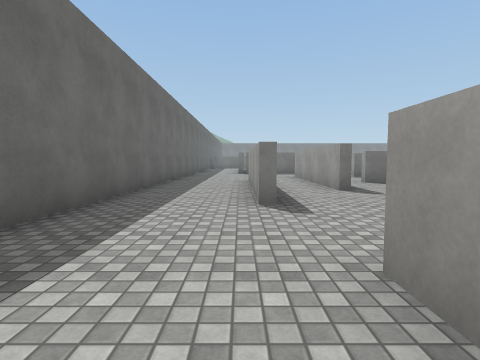
[1] (above)

24 first-person views from a walk through a 3-D level made in the Unity game engine. The camera is 1.3 m above the floor, tilts 4° down and sees 80° across. The floor is counted in squares, 2 m on a side. Each view is taken from the middle of a square. On the plan, view 1 faces up. The plan holds only what a view shows up to about 9 squares ahead; the rest is blank. The place goes on beyond the plan. The player character is not drawn. Surface patterns are stand-ins for the level's own textures.

[2]
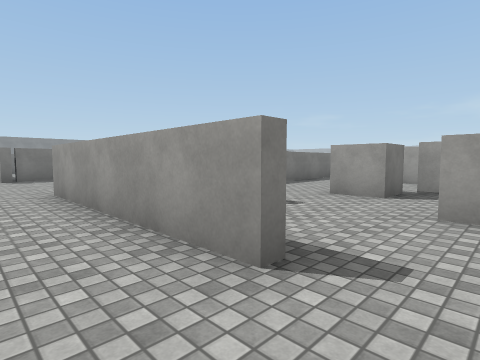

[3]
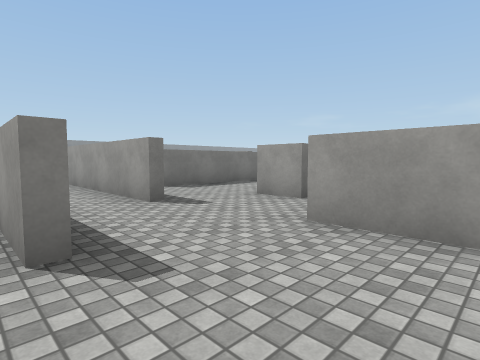

[4]
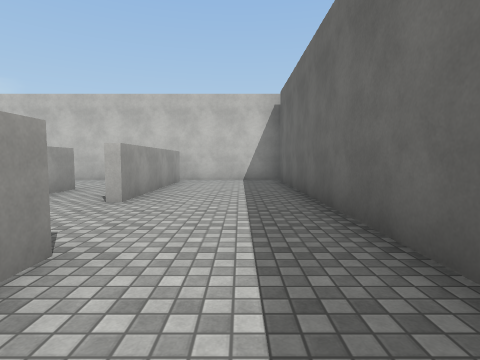

[5]
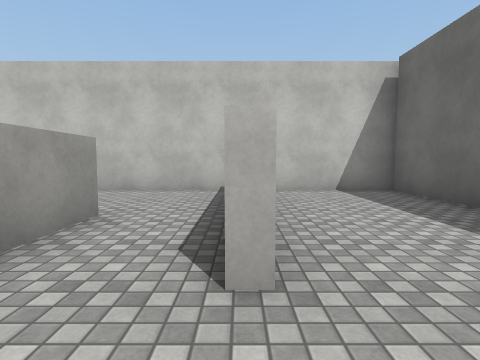

[6]
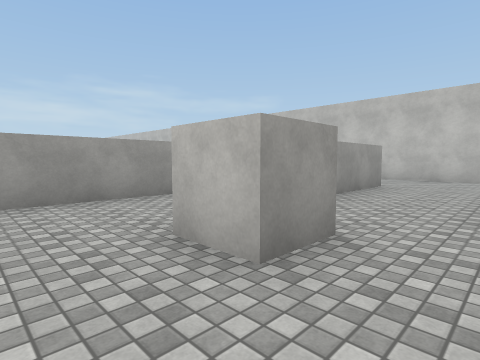

[7]
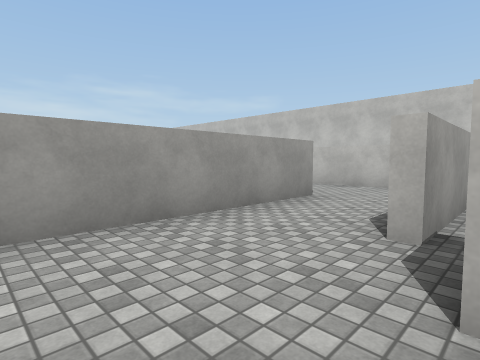

[8]
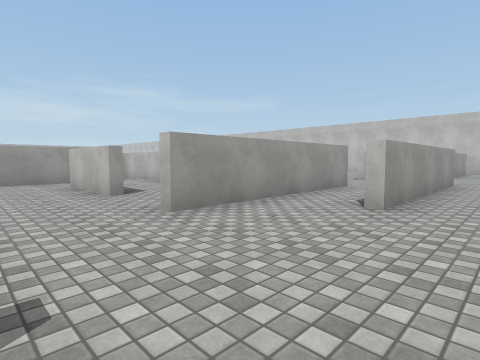

[9]
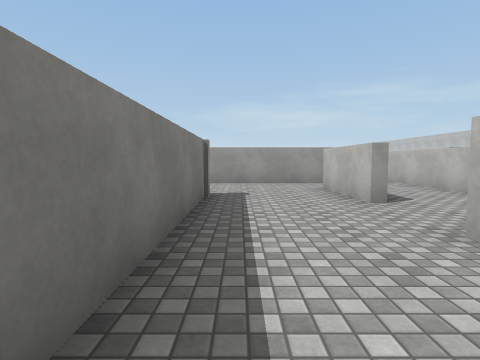

[10]
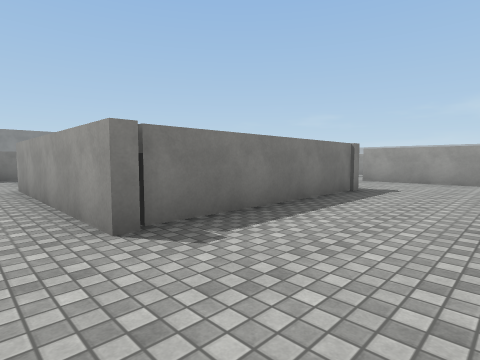

[11]
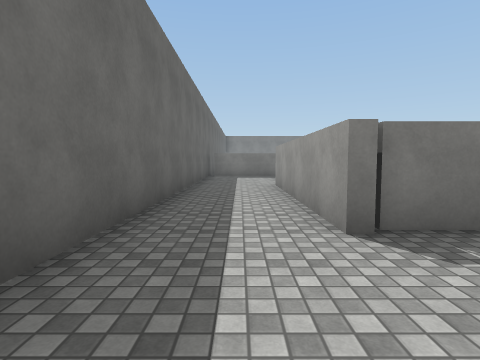

[12]
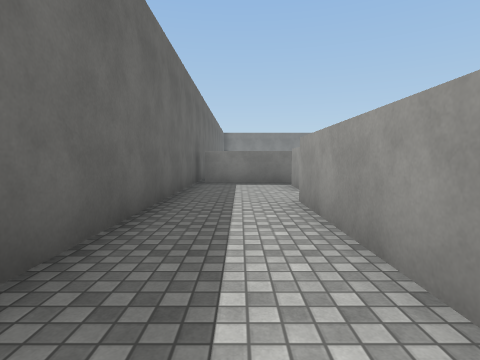

[13]
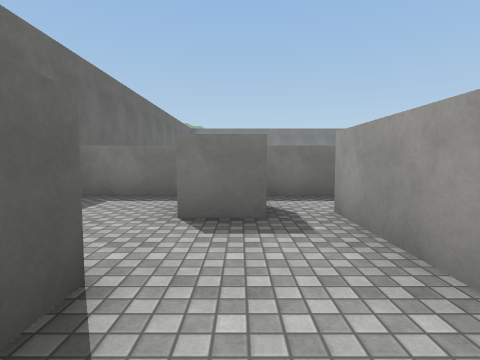

[14]
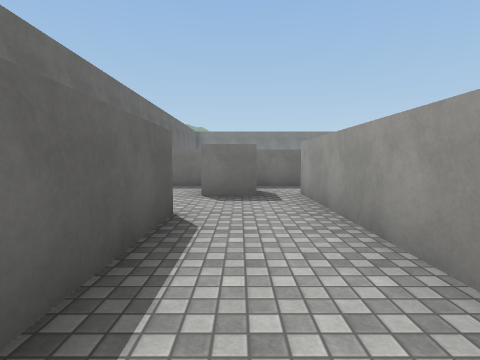

[15]
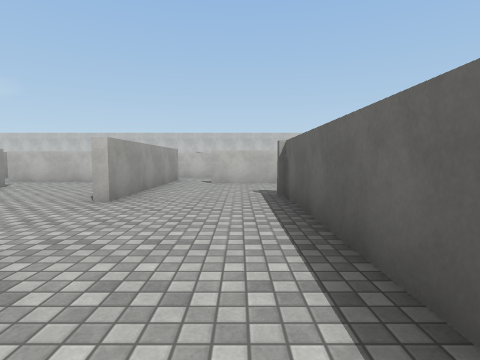

[16]
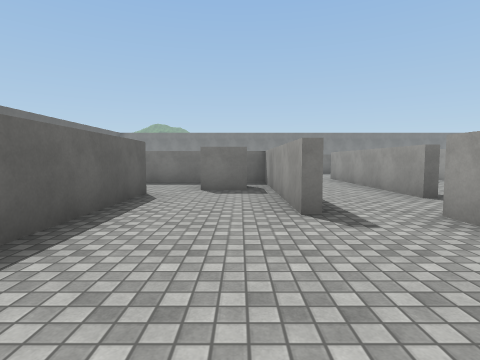

[17]
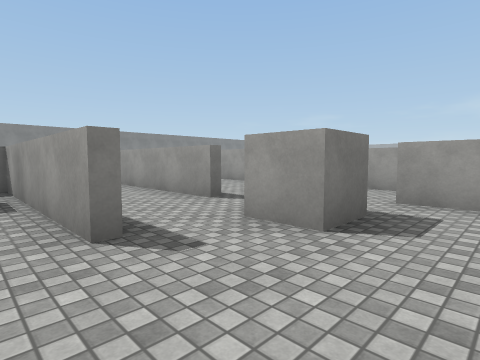

[18]
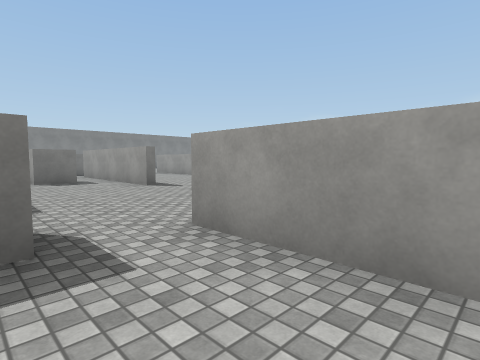

[19]
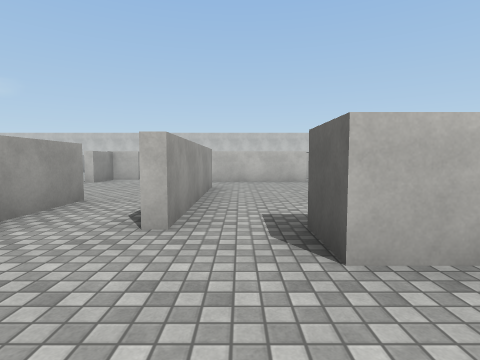

[20]
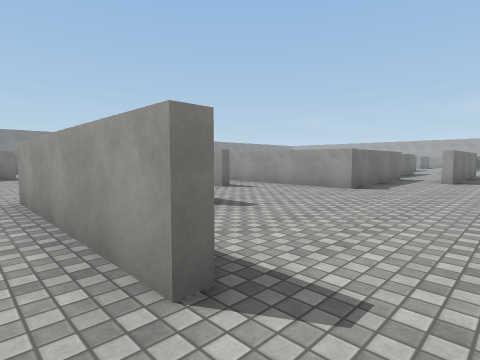

[21]
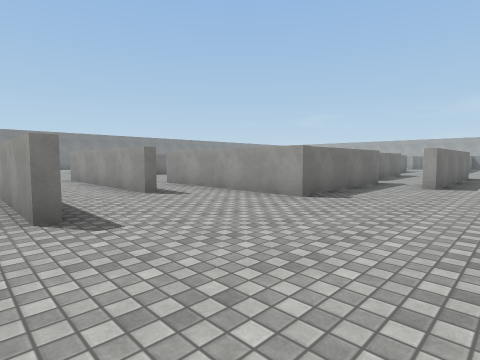

[22]
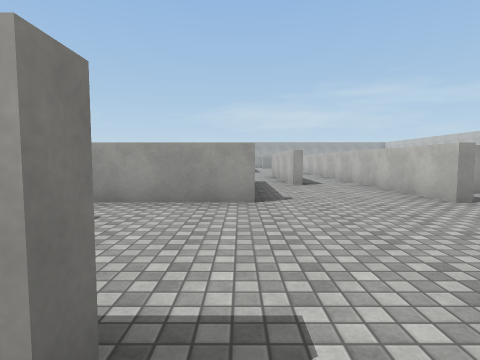

[23]
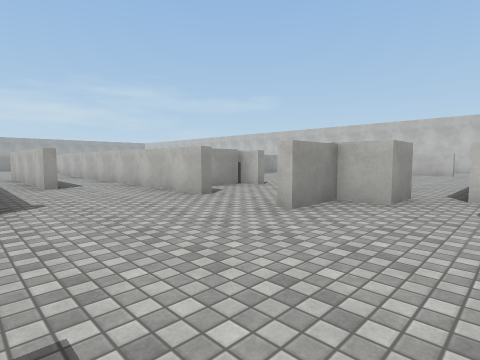

[24]
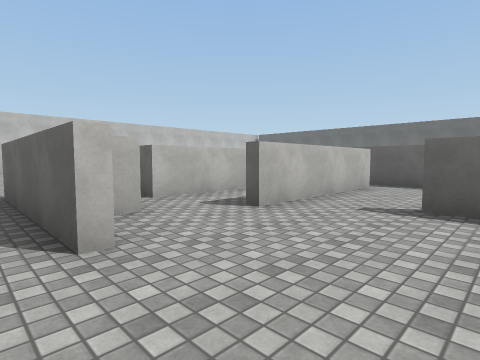

### Floor plan
Ten units are one square. View 1 is at (0, 0); x grows to the right and y downward. Boxes are objects, and circles mark ways between rooms. Rooms are numbered by the first view taken in them; rooms with no view inside come last. Other rooms are left out.
<svg viewBox="-30 -240 245 278">
<path fill="none" stroke="#000" d="M-22 -90 -22 30M22 -60 22 -111M3 -40 3 -91M26 -136 -1 -136 -1 -185M-22 -184 -22 -124M8 26 8 -16M-25 33 10 33M27 -16 27 -38M78 -44 78 -69M66 -82 35 -82M2 -185 2 -159M22 -164 22 -206M16 -222 -20 -222M-22 -229 -22 -184M101 -188 101 -230M78 -174 78 -196M135 -165 135 -175M135 -208 135 -232M117 -120 117 -164M52 -196 52 -146M83 -114 83 -100M89 -104 116 -104M52 -146 52 -136M42 -110 69 -110M80 -100 80 -146M173 -138 173 -184M172 -107 206 -107M135 -144 135 -165M156 -161 156 -186M119 -128 119 -120M204 -139 178 -139M116 -104 130 -104M56 -85 76 -85M27 4 27 -16M10 33 35 33M78 -22 78 -44M71 1 92 1M112 -85 136 -85 136 -79M152 -95 152 -109M76 -85 88 -85M52 -136 26 -136M78 -196 78 -222 54 -222M156 -186 156 -211"/>
<rect x="35" y="-55" width="20" height="10" fill="#bbb"><title>cube</title></rect>
<rect x="5" y="-215" width="10" height="20" fill="#bbb"><title>cube</title></rect>
<rect x="95" y="-175" width="10" height="10" fill="#bbb"><title>cube</title></rect>
<rect x="115" y="-235" width="10" height="10" fill="#bbb"><title>cube</title></rect>
<rect x="65" y="-215" width="10" height="10" fill="#bbb"><title>cube</title></rect>
<circle cx="10" cy="-25" r="3" fill="#2a7"/>
<circle cx="-10" cy="-180" r="3" fill="#2a7"/>
<circle cx="20" cy="-125" r="3" fill="#2a7"/>
<circle cx="30" cy="-80" r="3" fill="#2a7"/>
<circle cx="20" cy="-5" r="3" fill="#2a7"/>
<circle cx="70" cy="-35" r="3" fill="#2a7"/>
<circle cx="65" cy="-140" r="3" fill="#2a7"/>
<circle cx="120" cy="-115" r="3" fill="#2a7"/>
<circle cx="130" cy="-155" r="3" fill="#2a7"/>
<circle cx="90" cy="-100" r="3" fill="#2a7"/>
<circle cx="65" cy="-185" r="3" fill="#2a7"/>
<circle cx="140" cy="-195" r="3" fill="#2a7"/>
<circle cx="70" cy="-110" r="3" fill="#2a7"/>
<circle cx="50" cy="-125" r="3" fill="#2a7"/>
<circle cx="140" cy="-100" r="3" fill="#2a7"/>
<circle cx="150" cy="-175" r="3" fill="#2a7"/>
<circle cx="80" cy="-90" r="3" fill="#2a7"/>
<circle cx="35" cy="-110" r="3" fill="#2a7"/>
<text x="0" y="-80">1</text>
<text x="40" y="-50">2</text>
<text x="0" y="-190">3</text>
<text x="100" y="-170">4</text>
<text x="60" y="-130">5</text>
<text x="160" y="-130">6</text>
<text x="50" y="-100">7</text>
<text x="20" y="10">8</text>
<text x="70" y="-20">9</text>
<text x="120" y="-90">10</text>
<text x="30" y="-130">11</text>
<text x="60" y="-210">12</text>
<text x="150" y="-200">13</text>
</svg>
Room 1 opens to room 2. Room 1 opens to room 3. Room 1 opens to room 11. Room 2 opens to room 7. Room 2 opens to room 8. Room 2 opens to room 9. Room 4 opens to room 5. Room 4 opens to room 6. Room 4 opens to room 10. Room 4 opens to room 12. Room 4 opens to room 13. Room 5 opens to room 7. Room 5 opens to room 11. Room 6 opens to room 10. Room 6 opens to room 13. Room 7 opens to room 10. Room 7 opens to room 11.

Where each view was taken, in squares from view 1:
view 1: 0 up, 0 right, facing up
view 2: 3 up, 1 left, facing up-right
view 3: 2 up, 0 right, facing up-right
view 4: 6 up, 1 left, facing down
view 5: 3 up, 1 right, facing down
view 6: 7 up, 3 right, facing down-right
view 7: 7 up, 5 right, facing down-right
view 8: 13 up, 1 left, facing down-right
view 9: 13 up, 0 right, facing right
view 10: 11 up, 1 left, facing up-right
view 11: 11 up, 1 left, facing up
view 12: 14 up, 1 left, facing up
view 13: 17 up, 1 right, facing up
view 14: 15 up, 1 right, facing up
view 15: 19 up, 6 right, facing down
view 16: 14 up, 7 right, facing up
view 17: 15 up, 7 right, facing up-right
view 18: 14 up, 10 right, facing up-right
view 19: 19 up, 11 right, facing down
view 20: 11 up, 11 right, facing up-right
view 21: 11 up, 13 right, facing up-right
view 22: 14 up, 13 right, facing right
view 23: 14 up, 13 right, facing down-right
view 24: 13 up, 16 right, facing down-left
